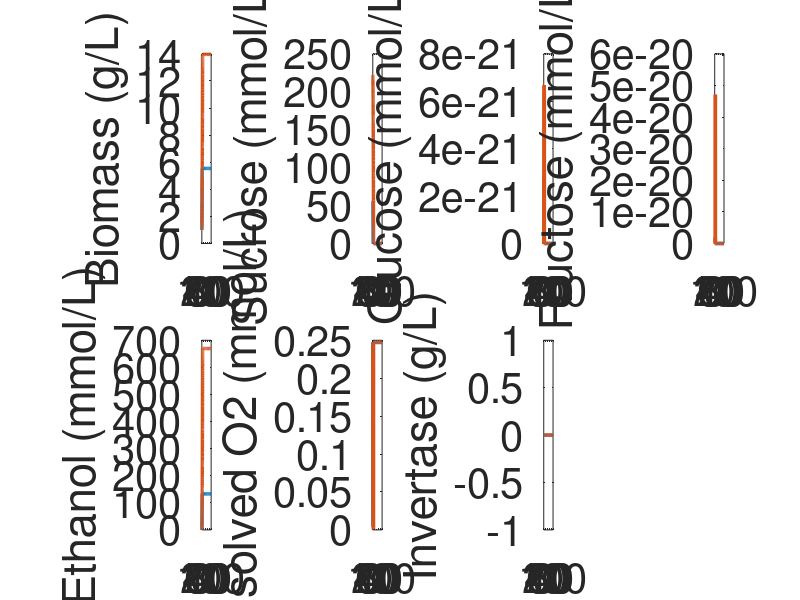
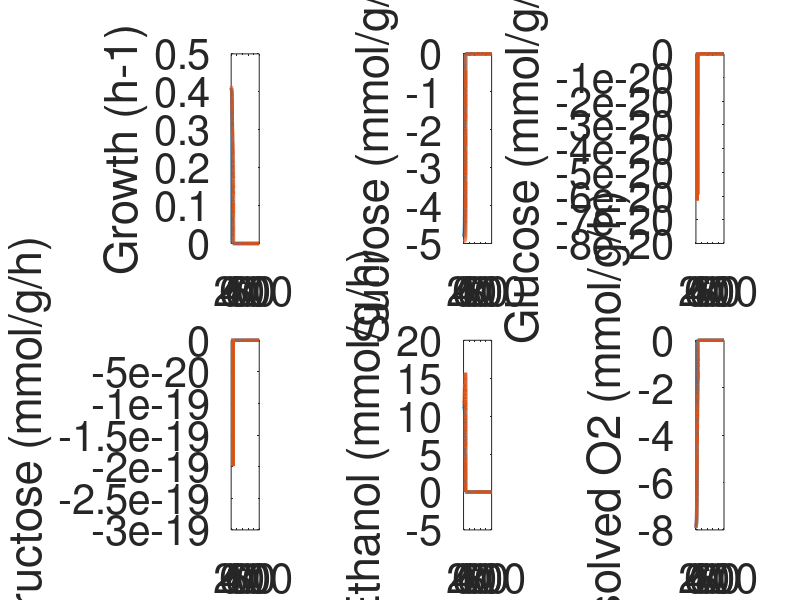

The MATLAB script that drew these images, in order:
load data1.mat
load data2.mat

FS = 30;

figure(1)
subplot(2,4,1)
plot(T1,Y1(:,2),'linewidth',2.5);
hold on
plot(T2,Y2(:,2),'linewidth',2.5);
ylabel('Biomass (g/L)');
set(gca,'FontSize',FS)

subplot(2,4,2)
plot(T1,Y1(:,6),'linewidth',2.5);
hold on
plot(T2,Y2(:,6),'linewidth',2.5);
ylabel('Sucrose (mmol/L)');
set(gca,'FontSize',FS)

subplot(2,4,3)
plot(T1,Y1(:,4),'linewidth',2.5);
hold on
plot(T2,Y2(:,4),'linewidth',2.5);
ylabel('Glucose (mmol/L)');
set(gca,'FontSize',FS)

subplot(2,4,4)
plot(T1,Y1(:,5),'linewidth',2.5);
hold on
plot(T2,Y2(:,5),'linewidth',2.5);
ylabel('Fructose (mmol/L)');
set(gca,'FontSize',FS)

subplot(2,4,5)
plot(T1,Y1(:,7),'linewidth',2.5);
hold on
plot(T2,Y2(:,7),'linewidth',2.5);
ylabel('Ethanol (mmol/L)');
set(gca,'FontSize',FS)

subplot(2,4,6)
plot(T1,Y1(:,9),'linewidth',2.5);
hold on
plot(T2,Y2(:,9),'linewidth',2.5);
ylabel('Dissolved O2 (mmol/L)');
set(gca,'FontSize',FS)

subplot(2,4,7)
plot(T1,Y1(:,10),'linewidth',2.5);
hold on
plot(T2,Y2(:,10),'linewidth',2.5);
ylabel('Invertase (g/L)');
set(gca,'FontSize',FS)

figure(2)
subplot(2,3,1)
plot(T1,flux1(:,7),'linewidth',2.5);
hold on
plot(T2,flux2(:,7),'linewidth',2.5);
ylabel('Growth (h-1)');
set(gca,'FontSize',FS)

subplot(2,3,2)
plot(T1,flux1(:,10),'linewidth',2.5);
hold on
plot(T2,flux2(:,10),'linewidth',2.5);
ylabel('Sucrose (mmol/g/h)');
set(gca,'FontSize',FS)

subplot(2,3,3)
plot(T1,flux1(:,8),'linewidth',2.5);
hold on
plot(T2,flux2(:,8),'linewidth',2.5);
ylabel('Glucose (mmol/g/h)');
set(gca,'FontSize',FS)

subplot(2,3,4)
plot(T1,flux1(:,9),'linewidth',2.5);
hold on
plot(T2,flux2(:,9),'linewidth',2.5);
ylabel('Fructose (mmol/g/h)');
set(gca,'FontSize',FS)

subplot(2,3,5)
plot(T1,flux1(:,11),'linewidth',2.5);
hold on
plot(T2,flux2(:,11),'linewidth',2.5);
ylabel('Ethanol (mmol/g/h)');
set(gca,'FontSize',FS)

subplot(2,3,6)
plot(T1,flux1(:,12),'linewidth',2.5);
hold on
plot(T2,flux2(:,12),'linewidth',2.5);
ylabel('Dissolved O2 (mmol/g/h)');
set(gca,'FontSize',FS)
